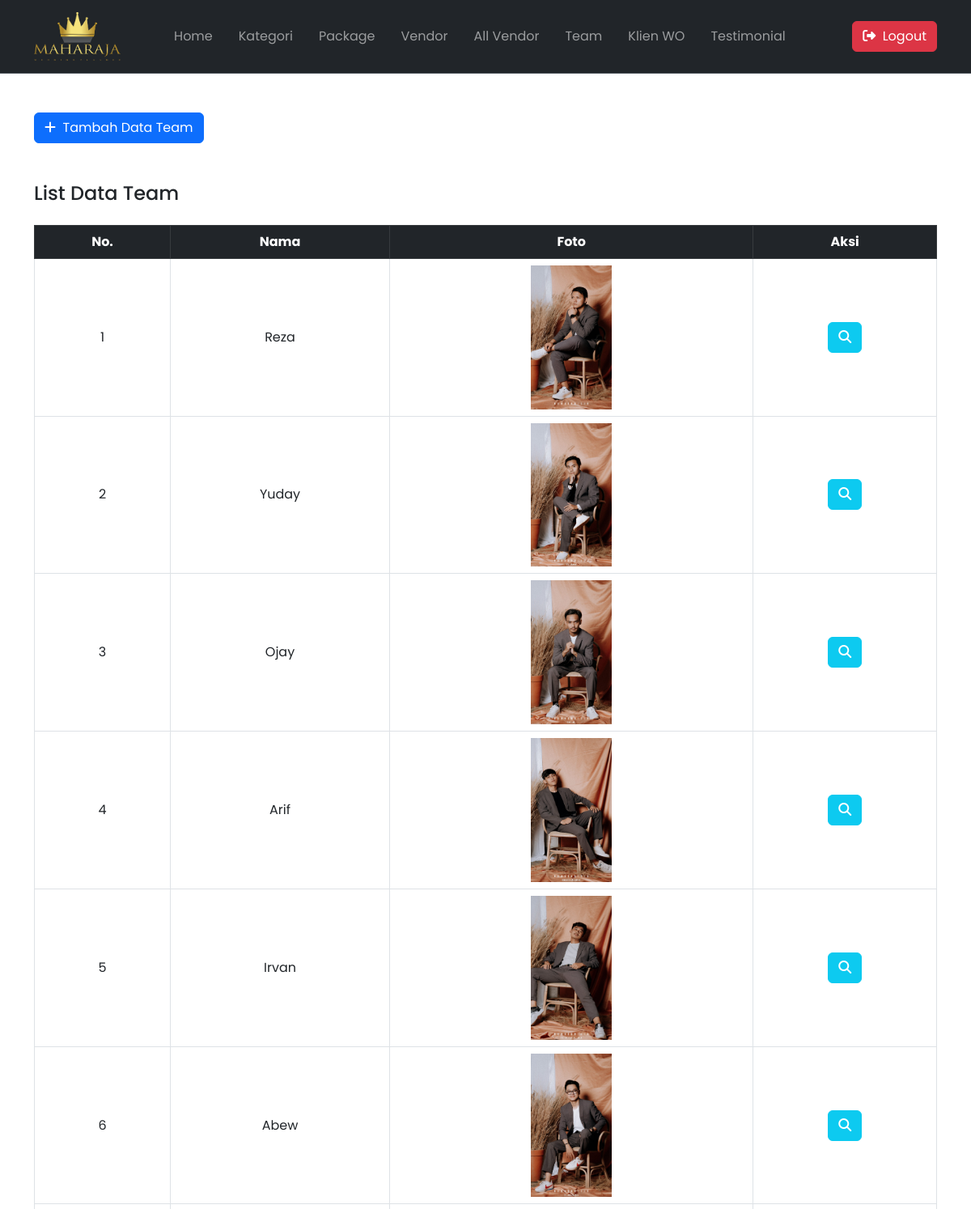
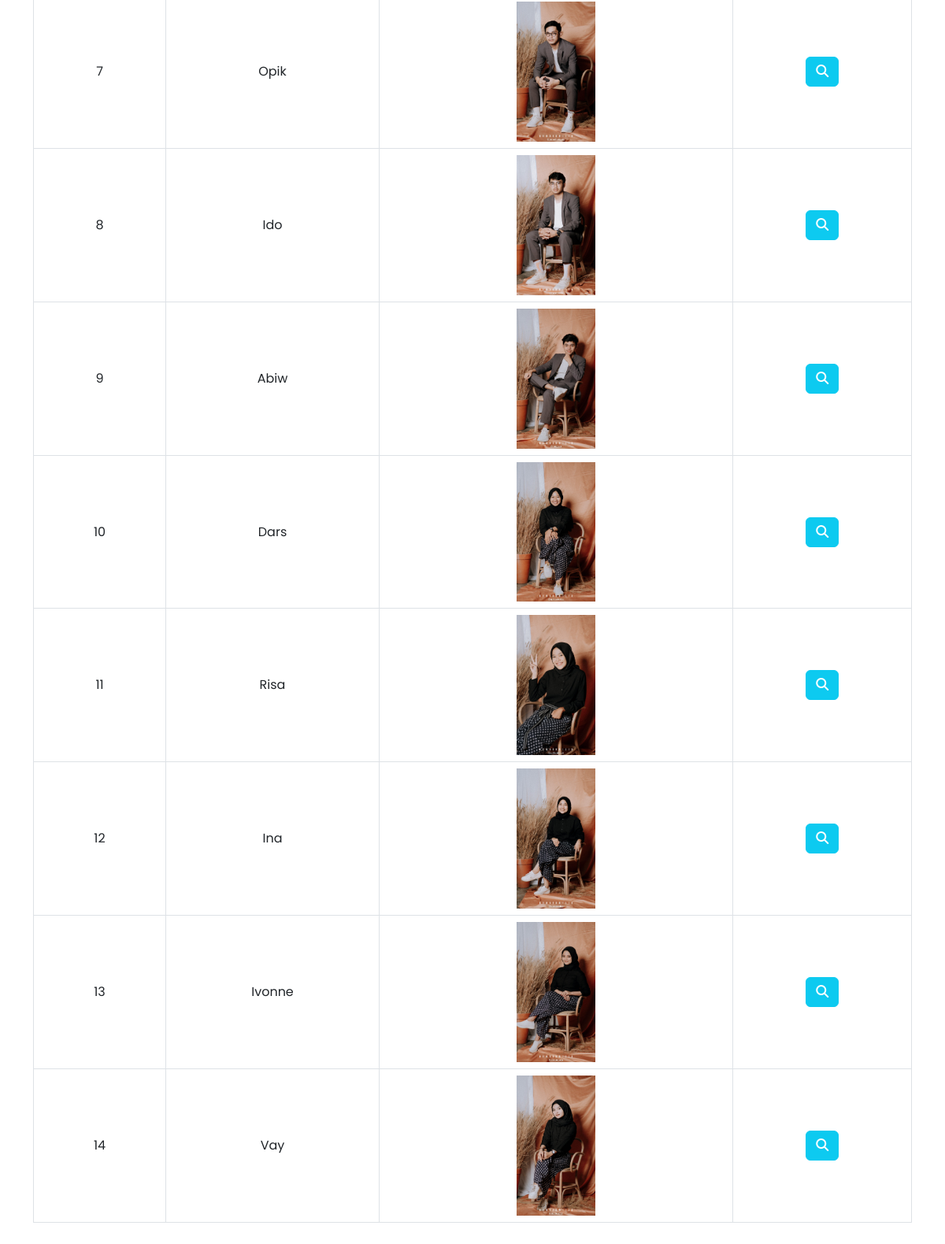
The app's page /adminpanel/team.php (signed in) with its own data (2 pictures, top to bottom).
### tables this page shows
CREATE TABLE `team` (
  `id` int(11) NOT NULL,
  `nama` varchar(255) NOT NULL,
  `foto` varchar(255) NOT NULL
);

### adminpanel/team.php (the view, shortened to what this page needs)
<?php
    require "../koneksi.php";
    $queryTeam = mysqli_query($con, "SELECT * FROM team");
    $jumlahTeam = mysqli_num_rows($queryTeam);
?>
<!DOCTYPE html>
<html lang="en">
<head>
    <link href="https://cdn.jsdelivr.net/npm/bootstrap@5.3.0/dist/css/bootstrap.min.css" rel="stylesheet" />
    <link rel="stylesheet" href="https://cdnjs.cloudflare.com/ajax/libs/font-awesome/6.4.0/css/all.min.css" />
</head>
<body>
    <?php require "navbar.php"; ?>
    <div class="container my-5">
        <button type="button" class="btn btn-primary" data-bs-toggle="modal" data-bs-target="#exampleModal">
            <i class="fa-solid fa-plus"></i>&nbsp;&nbsp;Tambah Data Team
        </button>
    </div>
    <div class="container mt-3 mb-4">
        <h4>List Data Team</h4>
        <div class="table-responsive mt-4">
            <table class="table table-hover table-bordered">
                <thead class="table-dark text-center">
                    <tr>
                    <th scope="col">No.</th>
                    <th scope="col">Nama</th>
                    <th scope="col">Foto</th>
                    <th scope="col">Aksi</th>
                    </tr>
                </thead>
                <tbody>
                    <?php
                        if($jumlahTeam==0){
                    ?>
                        <tr>
                            <td colspan="4" class="text-center">Tidak Ada Data Team</td>
                        </tr>
                    <?php
                        }
                        else{
                            $jumlah = 1;
                            while($data=mysqli_fetch_array($queryTeam)){
                    ?>
                            <tr class="text-center align-middle">
                                <td><?php echo $jumlah; ?></td>
                                <td><?php echo $data['nama']; ?></td>
                                <td><img src="../assets/img/team/<?php echo $data['foto']; ?>" alt="" width="100px"></td>
                                <td>
                                    <a href="team-detail.php?id=<?php echo $data['id']; ?>" class="btn btn-info text-white" type=""><i class="fa-solid fa-search"></i></a>
                                </td>
                            </tr>
                    <?php
                            $jumlah++;
                            }
                        }
                    ?>
                </tbody>
            </table>
        </div>
    </div>
</body>
</html>

### adminpanel/team.php (style rules this page uses)
* { font-family: "Poppins", sans-serif; scroll-behavior: smooth; }

### records on screen
team: nama "Reza", foto (picture)
team: nama "Yuday", foto (picture)
team: nama "Ojay", foto (picture)
team: nama "Arif", foto (picture)
team: nama "Irvan", foto (picture)
team: nama "Abew", foto (picture)
team: nama "Opik", foto (picture)
team: nama "Ido", foto (picture)
team: nama "Abiw", foto (picture)
team: nama "Dars", foto (picture)
team: nama "Risa", foto (picture)
team: nama "Ina", foto (picture)
team: nama "Ivonne", foto (picture)
team: nama "Vay", foto (picture)
